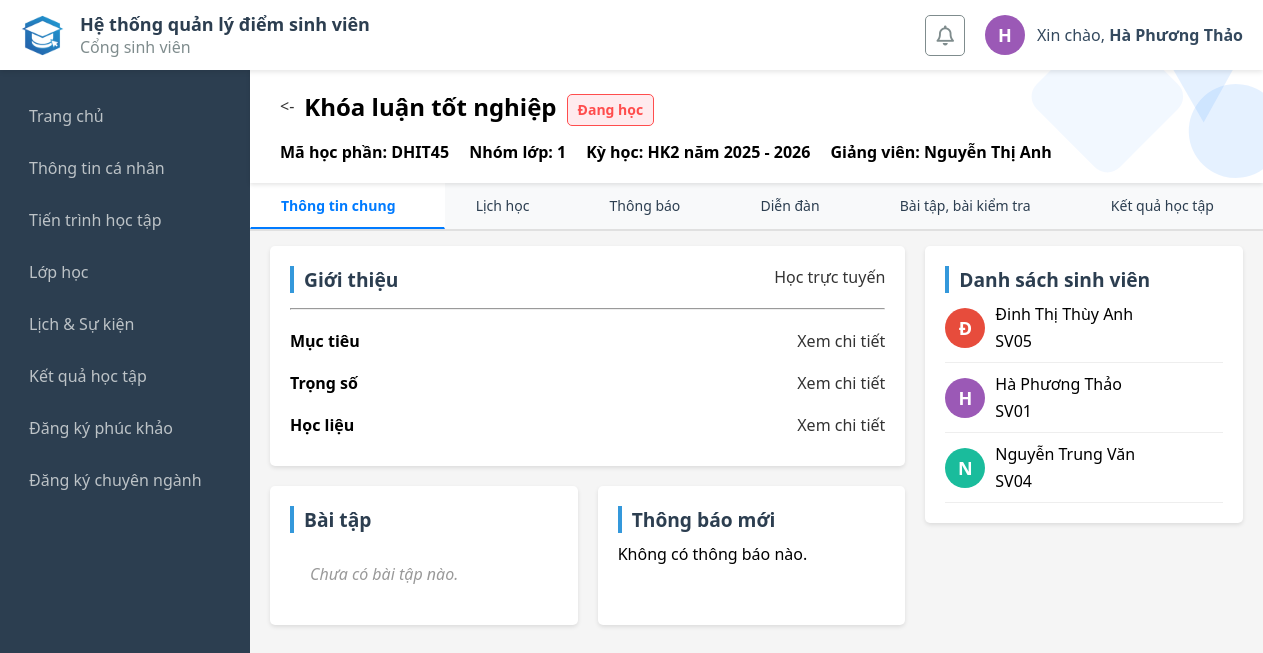
Page /student/class_detail.php?id=78 (signed in) on the committed database.
### tables this page shows
CREATE TABLE `profile` (
  `id` int(4) NOT NULL,
  `account_id` int(4) NOT NULL,
  `avatar` varchar(255) DEFAULT NULL,
  `first_name` varchar(10) NOT NULL,
  `last_name` varchar(20) NOT NULL,
  `dob` date NOT NULL,
  `gender` enum('Nam','Nữ','Khác') NOT NULL,
  `email` varchar(30) DEFAULT NULL,
  `phone` varchar(10) DEFAULT NULL,
  `address` varchar(50) DEFAULT NULL,
  `year` varchar(10) DEFAULT NULL,
  `academic_year` varchar(15) DEFAULT NULL,
  `faculty_id` int(11) DEFAULT NULL,
  `major_id` int(11) DEFAULT NULL
);

CREATE TABLE `classes` (
  `id` int(11) NOT NULL,
  `subject_id` int(11) NOT NULL,
  `class_code` varchar(20) NOT NULL,
  `class_name` varchar(255) NOT NULL,
  `semester` int(11) NOT NULL,
  `group_id` int(11) DEFAULT 1,
  `account_id` int(4) NOT NULL,
  `status` enum('Chưa bắt đầu','Đang học','Đã kết thúc') DEFAULT 'Chưa bắt đầu',
  `goals` text DEFAULT NULL,
  `weights` text DEFAULT NULL,
  `materials` text DEFAULT NULL,
  `online_link` varchar(255) DEFAULT NULL,
  `created_at` timestamp NOT NULL DEFAULT current_timestamp(),
  `deadline` datetime DEFAULT NULL,
  `syllabus_path` varchar(255) DEFAULT NULL
);

CREATE TABLE `account` (
  `id` int(4) NOT NULL,
  `code` varchar(5) NOT NULL,
  `username` varchar(20) NOT NULL,
  `password` varchar(255) NOT NULL,
  `password_hint` varchar(16) NOT NULL,
  `role` enum('admin','teacher','student') NOT NULL DEFAULT 'student'
);

### student/class_detail.php (the view, shortened to what the rows shown need)
<?php
require '../db_connection.php';
$account_id = $_SESSION['id'];
$class_id = isset($_GET['id']) ? intval($_GET['id']) : 0;
$tab = $_GET['tab'] ?? 'general';
$sql_class = "SELECT
                c.id AS class_id,
                c.class_code,
                c.group_id,
                s.subject_name,
                s.credit,
                s.total_sessions,
                c.semester,
                CONCAT(p.last_name, ' ', p.first_name) AS lecturer_name,
                c.goals, c.weights, c.materials, c.online_link,
                -- 1. TRẠNG THÁI TỰ ĐỘNG (Tính toán real-time từ bảng attendance)
                CASE
                    WHEN (SELECT COUNT(*) FROM attendance att
                          JOIN class_sessions cs ON att.session_id = cs.id
                          WHERE cs.class_id = c.id AND att.student_id = ? AND att.status = 'Có mặt') >= s.total_sessions THEN 'Hoàn thành'
                    WHEN (SELECT COUNT(*) FROM attendance att
                          JOIN class_sessions cs ON att.session_id = cs.id
                          WHERE cs.class_id = c.id AND att.student_id = ? AND att.status = 'Có mặt') > 0 THEN 'Đang học'
                    ELSE 'Chưa học'
                END AS status,
                -- 2. CÁC CHỈ SỐ ĐIỂM DANH
                (SELECT COUNT(*) FROM attendance att
                 JOIN class_sessions cs ON att.session_id = cs.id
                 WHERE cs.class_id = c.id AND att.student_id = ? AND att.status = 'Có mặt') AS attended_sessions,
                (SELECT COUNT(*) FROM attendance att
                 JOIN class_sessions cs ON att.session_id = cs.id
                 WHERE cs.class_id = c.id AND att.student_id = ? AND att.status = 'Muộn') AS late_sessions,
                (SELECT COUNT(*) FROM attendance att
                 JOIN class_sessions cs ON att.session_id = cs.id
                 WHERE cs.class_id = c.id AND att.student_id = ? AND att.status = 'Vắng có phép') AS excused_absences,
                (SELECT COUNT(*) FROM attendance att
                 JOIN class_sessions cs ON att.session_id = cs.id
                 WHERE cs.class_id = c.id AND att.student_id = ? AND att.status = 'Vắng không phép') AS unexcused_absences
              FROM classes c
              JOIN subjects s ON c.subject_id = s.id
              LEFT JOIN account a ON c.account_id = a.id AND a.role = 'teacher'
              LEFT JOIN profile p ON a.id = p.account_id
              WHERE c.id = ?";
$stmt = $conn->prepare($sql_class);
$stmt->bind_param("iiiiiii", $account_id, $account_id, $account_id, $account_id, $account_id, $account_id, $class_id);
$stmt->execute();
$class_data = $stmt->get_result()->fetch_assoc();
?>
<!DOCTYPE html>
<html lang="vi">
<head>
    <link rel="stylesheet" href="../css/class_detail.css">
</head>
<body>
    <?php include 'header.php'; ?>
    <main class="main-container">
        <div class="class-header">
            <div class="class-title">
                <h2><?= htmlspecialchars($class_data['subject_name']) ?></h2>
            </div>
            <div class="class-info">
                <h4><strong>Mã học phần:</strong> <?= htmlspecialchars($class_data['class_code']) ?></h4>
                <h4><strong>Nhóm lớp:</strong> <?= htmlspecialchars($class_data['group_id'] ?? '1') ?></h4>
                <?php
                    $sem_code = (int)$class_data['semester'];
                    $year_start = floor($sem_code / 10);
                    $year_end = $year_start + 1;
                    $sem_num = $sem_code % 10;
                ?>
                <h4><strong>Kỳ học:</strong> HK<?= $sem_num ?> năm <?= $year_start ?> - <?= $year_end ?></h4>
                <h4><strong>Giảng viên:</strong> <?= htmlspecialchars($class_data['lecturer_name']) ?></h4>
            </div>
        </div>
        <div class="tab-content">
            <?php
                $allowed_tabs = [
                    'general'  => 'general.php',
                    'schedule' => 'schedule.php',
                    'notify'   => 'notifications.php',
                    'forum'    => 'forums.php',
                    'homework' => 'assignments.php',
                    'result'   => 'result.php'
                ];
                $tab_key = in_array($tab, array_keys($allowed_tabs)) ? $tab : 'general';
                $file_path = "tabs/" . $allowed_tabs[$tab_key];
                if (file_exists($file_path)) {
                    include $file_path;
                } else {
                    echo "<div class='alert alert-warning'>Hệ thống đang cập nhật nội dung cho mục này.</div>";
                }
            ?>
        </div>
    </main>
</body>
</html>

### student/header.php (shortened to what the rows shown need)
<?php
require '../db_connection.php';
$user_id  = $_SESSION['id'] ?? 0;
$username = $_SESSION['username'] ?? 'user';
$full_name = "Chưa cập nhật";
$avatar_from_db = "";
if ($user_id > 0) {
    $sql = "SELECT p.first_name, p.last_name, p.avatar
            FROM account a
            LEFT JOIN profile p ON a.id = p.account_id
            WHERE a.id = ?";
    $stmt = $conn->prepare($sql);
    $stmt->bind_param("i", $user_id);
    $stmt->execute();
    $result = $stmt->get_result();
    if ($row = $result->fetch_assoc()) {
        $fname = trim($row['first_name'] ?? '');
        $lname = trim($row['last_name'] ?? '');
        if ($fname !== '' || $lname !== '') {
            $full_name = trim($lname . ' ' . $fname);
        }
    }
}
$first_letter = mb_strtoupper(mb_substr($full_name !== "Chưa cập nhật" ? $full_name : $username, 0, 1, 'UTF-8'), 'UTF-8');
$palette = ['#1abc9c', '#2ecc71', '#3498db', '#9b59b6', '#f1c40f', '#e67e22', '#e74c3c', '#34495e'];
$color_index = $user_id % count($palette);
$bg_color = $palette[$color_index];
?>
<!DOCTYPE html>
<html lang="en">
<head>
    <link rel="stylesheet" href="https://cdnjs.cloudflare.com/ajax/libs/font-awesome/6.5.2/css/all.min.css" />
    <link rel="stylesheet" href="../css/header.css">
</head>
<body>
    <div class="header">
        <div class="left-container">
            <div class="content">
                <h1>Hệ thống quản lý điểm sinh viên</h1>
            </div>
        </div>
        <div class="right-container">
            <div class="user-profile">
                <div class="avatar-circle" style="background-color: <?php echo $bg_color; ?>;">
                    <?php if (!empty($avatar_from_db) && file_exists($avatar_from_db)): ?>
                        <img src="<?php echo $avatar_from_db; ?>" alt="User Avatar">
                    <?php else: ?>
                        <span><?php echo $first_letter; ?></span>
                    <?php endif; ?>
                </div>
                <p class="greeting-text">
                    Xin chào, <strong><?php echo htmlspecialchars($full_name); ?></strong>
                </p>
            </div>
        </div>
    </div>
</body>
</html>

### student/tabs/general.php (shortened to what the rows shown need)
<?php
$sql_members = "SELECT
                    a.username, p.avatar, a.id AS account_id,
                    CONCAT(p.last_name, ' ', p.first_name) AS full_name,
                    a.code AS account_code
                FROM account a
                JOIN class_members cm ON a.id = cm.student_id
                JOIN profile p ON a.id = p.account_id
                WHERE cm.class_id = ? AND a.role = 'student'
                ORDER BY p.first_name ASC, p.last_name ASC";
$stmt_members = $conn->prepare($sql_members);
$stmt_members->bind_param("i", $class_id);
$stmt_members->execute();
$members = $stmt_members->get_result();
?>
<!DOCTYPE html>
<html lang="en">
<head>
</head>
<body>
    <div class="class-content">
        <div class="wrapper-right">
            <div class="class-members">
                <div class="members-card">
                    <?php while($row = $members->fetch_assoc()): ?>
                        <?php
                            $display_name = !empty($row['full_name']) ? $row['full_name'] : ($row['code'] ?? 'S');
                            $first_letter = mb_strtoupper(mb_substr($display_name, 0, 1, 'UTF-8'), 'UTF-8');
                            $palette = ['#1abc9c', '#2ecc71', '#3498db', '#9b59b6', '#f1c40f', '#e67e22', '#e74c3c', '#34495e'];
                            $color_index = $row['account_id'] % count($palette);
                            $bg_color = $palette[$color_index];
                        ?>
                        <div class="members-info">
                            <div class="avatar-circle" style="background-color: <?= $bg_color; ?>;">
                                <?php if (!empty($avatar_from_db) && file_exists($avatar_from_db)): ?>
                                    <img src="<?= $avatar_from_db; ?>" alt="User Avatar">
                                <?php else: ?>
                                    <span><?= $first_letter; ?></span>
                                <?php endif; ?>
                            </div>
                            <ul>
                                <li><?= htmlspecialchars($row['full_name']) ?></li>
                                <li><?= htmlspecialchars($row['account_code']) ?></li>
                            </ul>
                        </div>
                    <?php endwhile; ?>
                </div>
            </div>
        </div>
    </div>
</body>
</html>

### rows in the picture
profile: first_letter "H", full_name "Hà Phương Thảo", account.code "SV01"
classes: class_code "DHIT45", group "1", semester "2", semester "2025", semester "2026"
profile: first_letter "Đ", full_name "Đinh Thị Thùy Anh", account.code "SV05"
profile: first_letter "N", full_name "Nguyễn Trung Văn", account.code "SV04"

### other values in the picture
$class_data['subject_name'] "Khóa luận tốt nghiệp"
$class_data['status'] "Đang học"
$class_data['lecturer_name'] "Nguyễn Thị Anh"
